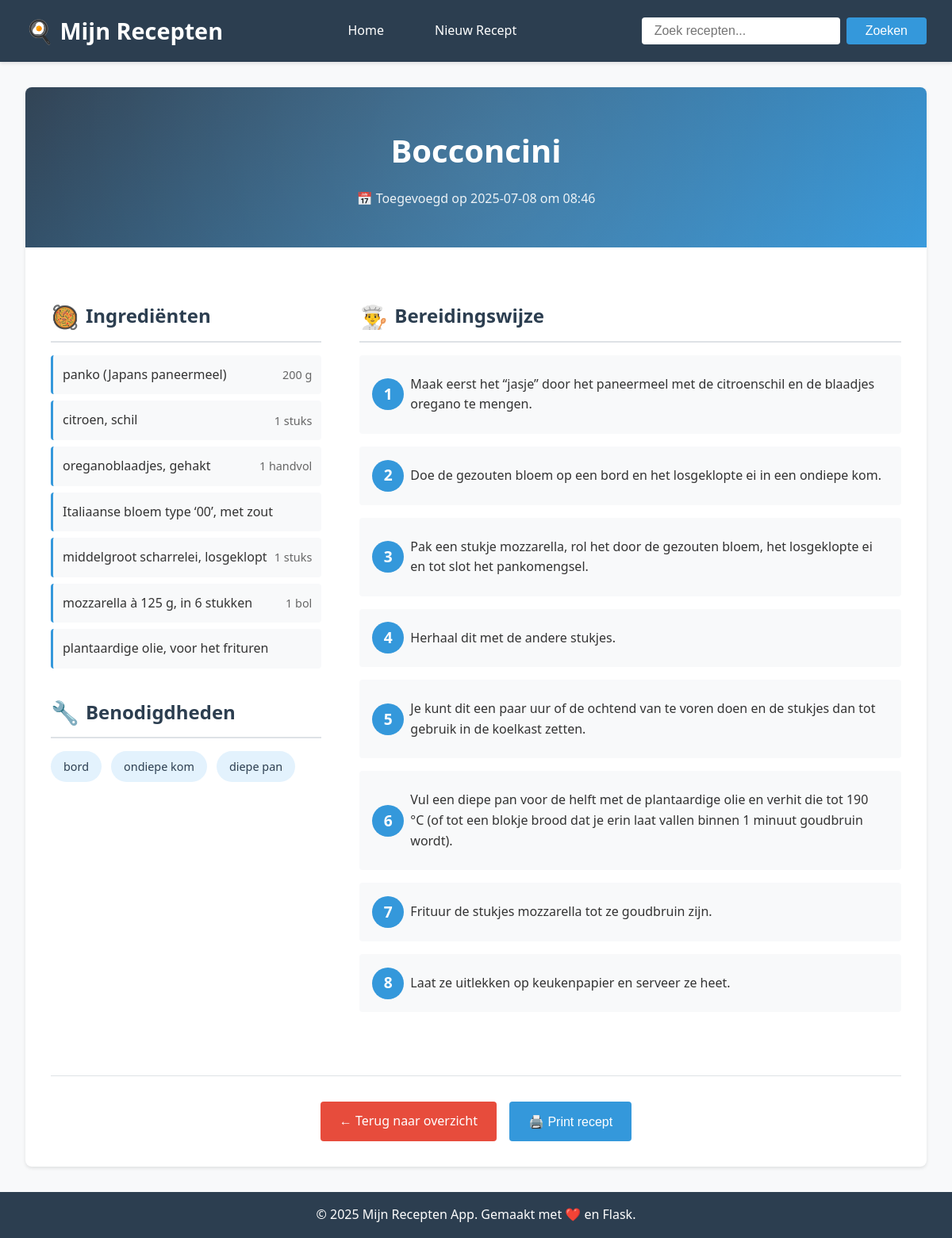
The app's page /recept/1 with its own data.
### tables this page shows
CREATE TABLE recepten (
            id INTEGER PRIMARY KEY AUTOINCREMENT,
            titel TEXT NOT NULL,
            ingredienten TEXT,
            stappen TEXT,
            benodigdheden TEXT,
            originele_bestandsnaam TEXT,
            ruwe_ocr_tekst TEXT,
            timestamp DATETIME DEFAULT CURRENT_TIMESTAMP
        );

### App.py (the view)
@app.route('/recept/<int:id>')
def recept_detail(id):
    conn = get_db_connection()
    recept = conn.execute('SELECT * FROM recepten WHERE id = ?', (id,)).fetchone()
    conn.close()
    if recept is None:
        return "Recept niet gevonden", 404
    ingredienten = json.loads(recept['ingredienten']) if recept['ingredienten'] else []
    stappen = json.loads(recept['stappen']) if recept['stappen'] else []
    benodigdheden = json.loads(recept['benodigdheden']) if recept['benodigdheden'] else []
    return render_template('recept.html',
                         recept=recept,
                         ingredienten=ingredienten,
                         stappen=stappen,
                         benodigdheden=benodigdheden)

### App.py (called while the page is built)
def get_db_connection():
    conn = sqlite3.connect(DATABASE_PATH)
    conn.row_factory = sqlite3.Row
    return conn

### templates/recept.html (shortened to what this page needs)
{% extends "base.html" %}
{% block content %}
<div class="recipe-container">
    <div class="recipe-header">
        <h1>{{ recept.titel }}</h1>
        <p class="recipe-meta">
            📅 Toegevoegd op {{ recept.timestamp[:10] }} om {{ recept.timestamp[11:16] }}
        </p>
    </div>
    <div class="recipe-content">
        <div class="recipe-grid">
            <div>
                <div class="recipe-section">
                    <h2 class="section-title">
                        <span class="section-icon">🥘</span>
                        Ingrediënten
                    </h2>
                    {% if ingredienten %}
                        <ul class="ingredients-list">
                            {% for ingredient in ingredienten %}
                            <li class="ingredient-item">
                                <span class="ingredient-name">{{ ingredient.naam }}</span>
                                <span class="ingredient-amount">
                                    {% if ingredient.hoeveelheid %}{{ ingredient.hoeveelheid }}{% endif %}
                                    {% if ingredient.eenheid %}{{ ingredient.eenheid }}{% endif %}
                                </span>
                            </li>
                            {% endfor %}
                        </ul>
                    {% else %}
                        <p class="empty-state">Geen ingrediënten beschikbaar</p>
                    {% endif %}
                </div>
                {% if benodigdheden %}
                <div class="recipe-section">
                    <h2 class="section-title">
                        <span class="section-icon">🔧</span>
                        Benodigdheden
                    </h2>
                    <ul class="tools-list">
                        {% for tool in benodigdheden %}
                        <li class="tool-item">{{ tool }}</li>
                        {% endfor %}
                    </ul>
                </div>
                {% endif %}
            </div>
            <div>
                <div class="recipe-section">
                    <h2 class="section-title">
                        <span class="section-icon">👨‍🍳</span>
                        Bereidingswijze
                    </h2>
                    {% if stappen %}
                        <ol class="steps-list">
                            {% for stap in stappen %}
                            <li class="step-item">{{ stap }}</li>
                            {% endfor %}
                        </ol>
                    {% else %}
                        <p class="empty-state">Geen bereidingsstappen beschikbaar</p>
                    {% endif %}
                </div>
            </div>
        </div>
        <div class="recipe-actions">
            <a href="{{ url_for('index') }}" class="btn btn-secondary">← Terug naar overzicht</a>
            <button onclick="window.print()" class="btn">🖨️ Print recept</button>
        </div>
    </div>
</div>
{% endblock %}

### templates/base.html (style rules this page uses)
* { margin: 0; padding: 0; box-sizing: border-box; }
:root { --primary-color: #2c3e50; --secondary-color: #e74c3c; --accent-color: #3498db; --background-color: #f8f9fa; --card-background: #ffffff; --text-color: #333333; --border-color: #dee2e6; --shadow: 0 2px 4px rgba(0,0,0,0.1); --shadow-hover: 0 4px 8px rgba(0,0,0,0.15); }
body { font-family: 'Segoe UI', Tahoma, Geneva, Verdana, sans-serif; background-color: var(--background-color); color: var(--text-color); line-height: 1.6; min-height: 100vh; display: flex; flex-direction: column; }
.btn { display: inline-block; padding: 0.75rem 1.5rem; background-color: var(--accent-color); color: white; text-decoration: none; border-radius: 4px; transition: all 0.3s ease; border: none; cursor: pointer; font-size: 1rem; }
.btn-secondary { background-color: var(--secondary-color); }

### templates/recept.html (style rules this page uses)
.recipe-container { background-color: var(--card-background); border-radius: 8px; box-shadow: var(--shadow); overflow: hidden; animation: fadeIn 0.5s ease; }
.recipe-header { background: linear-gradient(135deg, var(--primary-color), var(--accent-color)); color: white; padding: 3rem 2rem; text-align: center; position: relative; overflow: hidden; }
.recipe-header::before { content: ''; position: absolute; top: -50%; right: -50%; width: 200%; height: 200%; background: radial-gradient(circle, rgba(255,255,255,0.1) 0%, transparent 70%); animation: pulse 4s ease-in-out infinite; }
.recipe-header h1 { font-size: 2.5rem; margin-bottom: 1rem; position: relative; z-index: 1; }
.recipe-meta { font-size: 1rem; opacity: 0.9; position: relative; z-index: 1; }
.recipe-content { padding: 2rem; }
.recipe-grid { display: grid; grid-template-columns: 1fr 2fr; gap: 3rem; margin-top: 2rem; }
.recipe-section { margin-bottom: 2rem; }
.section-title { font-size: 1.5rem; color: var(--primary-color); margin-bottom: 1rem; padding-bottom: 0.5rem; border-bottom: 2px solid var(--border-color); display: flex; align-items: center; gap: 0.5rem; }
.section-icon { font-size: 1.8rem; }
.ingredients-list { list-style: none; padding: 0; }
.ingredient-item { padding: 0.75rem; margin-bottom: 0.5rem; background-color: #f8f9fa; border-radius: 4px; border-left: 3px solid var(--accent-color); transition: all 0.3s ease; display: flex; justify-content: space-between; align-items: center; }
.ingredient-name { font-weight: 500; }
.ingredient-amount { color: #666; font-size: 0.9rem; }
.steps-list { list-style: none; padding: 0; counter-reset: step-counter; }
.step-item { padding: 1.5rem; margin-bottom: 1rem; background-color: #f8f9fa; border-radius: 4px; position: relative; padding-left: 4rem; transition: all 0.3s ease; counter-increment: step-counter; }
.step-item::before { content: counter(step-counter); position: absolute; left: 1rem; top: 50%; transform: translateY(-50%); width: 2.5rem; height: 2.5rem; background-color: var(--accent-color); color: white; border-radius: 50%; display: flex; align-items: center; justify-content: center; font-weight: bold; font-size: 1.2rem; }
.tools-list { display: flex; flex-wrap: wrap; gap: 0.75rem; padding: 0; list-style: none; }
.tool-item { background-color: #e3f2fd; color: var(--primary-color); padding: 0.5rem 1rem; border-radius: 20px; font-size: 0.9rem; transition: all 0.3s ease; }
.recipe-actions { margin-top: 3rem; padding-top: 2rem; border-top: 1px solid var(--border-color); display: flex; gap: 1rem; justify-content: center; }

### records on screen
recepten: titel "Bocconcini", timestamp "2025-07-08", timestamp "08:46"

### other values on screen
{{ ingredient.naam }} "panko (Japans paneermeel)" "citroen, schil" "oreganoblaadjes, gehakt" "Italiaanse bloem type ‘00’, met zout" "middelgroot scharrelei, losgeklopt" "mozzarella à 125 g, in 6 stukken" "plantaardige olie, voor het frituren"
{{ ingredient.hoeveelheid }} "200" "1" "1" "1" "1"
{{ ingredient.eenheid }} "g" "stuks" "handvol" "stuks" "bol"
{{ tool }} "bord" "ondiepe kom" "diepe pan"
{{ stap }} "Maak eerst het “jasje” door het paneermeel met de citroenschil en de blaadjes oregano te mengen." "Doe de gezouten bloem op een bord en het losgeklopte ei in een ondiepe kom." "Pak een stukje mozzarella, rol het door de gezouten bloem, het losgeklopte ei en tot slot het pankomengsel." "Herhaal dit met de andere stukjes." "Je kunt dit een paar uur of de ochtend van te voren doen en de stukjes dan tot gebruik in de koelkast zetten." "Vul een diepe pan voor de helft met de plantaardige olie en verhit die tot 190 °C (of tot een blokje brood dat je erin laat vallen binnen 1 minuut goudbruin wordt)." "Frituur de stukjes mozzarella tot ze goudbruin zijn." "Laat ze uitlekken op keukenpapier en serveer ze heet."
